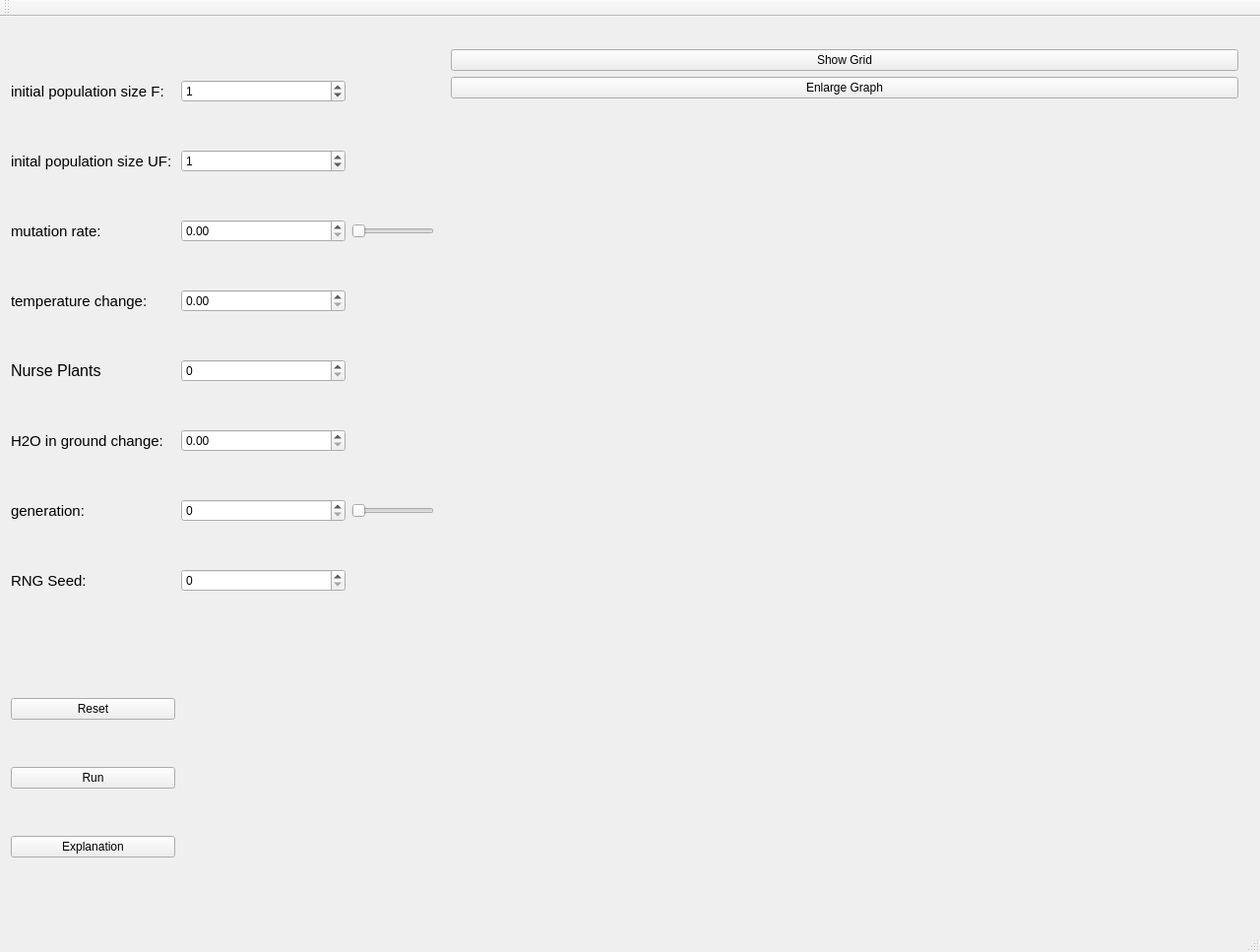
<?xml version="1.0" encoding="UTF-8"?>
<ui version="4.0">
 <class>MainWindow</class>
 <widget class="QMainWindow" name="MainWindow">
  <property name="geometry">
   <rect>
    <x>0</x>
    <y>0</y>
    <width>1280</width>
    <height>967</height>
   </rect>
  </property>
  <property name="windowTitle">
   <string>MainWindow</string>
  </property>
  <property name="windowOpacity">
   <double>1.000000000000000</double>
  </property>
  <widget class="QWidget" name="centralWidget">
   <layout class="QGridLayout" name="gridLayout_5">
    <item row="0" column="3">
     <widget class="QWidget" name="widget" native="true">
      <property name="sizePolicy">
       <sizepolicy hsizetype="Minimum" vsizetype="Preferred">
        <horstretch>0</horstretch>
        <verstretch>0</verstretch>
       </sizepolicy>
      </property>
      <layout class="QVBoxLayout" name="verticalLayout_3">
       <item>
        <widget class="QPushButton" name="pushButton_6">
         <property name="sizePolicy">
          <sizepolicy hsizetype="Minimum" vsizetype="Fixed">
           <horstretch>0</horstretch>
           <verstretch>0</verstretch>
          </sizepolicy>
         </property>
         <property name="minimumSize">
          <size>
           <width>800</width>
           <height>0</height>
          </size>
         </property>
         <property name="text">
          <string>Show Grid</string>
         </property>
        </widget>
       </item>
       <item>
        <widget class="QPushButton" name="pushButton_7">
         <property name="minimumSize">
          <size>
           <width>800</width>
           <height>0</height>
          </size>
         </property>
         <property name="text">
          <string>Enlarge Graph</string>
         </property>
        </widget>
       </item>
       <item>
        <layout class="QVBoxLayout" name="gridLayout">
         <item>
          <widget class="QLabel" name="label_5">
           <property name="sizePolicy">
            <sizepolicy hsizetype="Minimum" vsizetype="Minimum">
             <horstretch>0</horstretch>
             <verstretch>0</verstretch>
            </sizepolicy>
           </property>
           <property name="minimumSize">
            <size>
             <width>800</width>
             <height>400</height>
            </size>
           </property>
           <property name="text">
            <string/>
           </property>
          </widget>
         </item>
         <item>
          <widget class="QLabel" name="label_10">
           <property name="sizePolicy">
            <sizepolicy hsizetype="Minimum" vsizetype="Minimum">
             <horstretch>0</horstretch>
             <verstretch>0</verstretch>
            </sizepolicy>
           </property>
           <property name="minimumSize">
            <size>
             <width>800</width>
             <height>400</height>
            </size>
           </property>
           <property name="text">
            <string/>
           </property>
          </widget>
         </item>
        </layout>
       </item>
      </layout>
     </widget>
    </item>
    <item row="0" column="0">
     <layout class="QGridLayout" name="gridLayout_6">
      <item row="8" column="0">
       <spacer name="verticalSpacer">
        <property name="orientation">
         <enum>Qt::Vertical</enum>
        </property>
        <property name="sizeType">
         <enum>QSizePolicy::Maximum</enum>
        </property>
        <property name="sizeHint" stdset="0">
         <size>
          <width>20</width>
          <height>60</height>
         </size>
        </property>
       </spacer>
      </item>
      <item row="11" column="0">
       <widget class="QPushButton" name="pushButton_5">
        <property name="text">
         <string>Explanation</string>
        </property>
       </widget>
      </item>
      <item row="1" column="1">
       <widget class="QSpinBox" name="spinBox_2">
        <property name="maximum">
         <number>3600</number>
        </property>
        <property name="value">
         <number>1</number>
        </property>
       </widget>
      </item>
      <item row="0" column="0">
       <widget class="QLabel" name="label_6">
        <property name="font">
         <font>
          <pointsize>11</pointsize>
         </font>
        </property>
        <property name="text">
         <string>initial population size F:</string>
        </property>
       </widget>
      </item>
      <item row="0" column="1">
       <widget class="QSpinBox" name="spinBox">
        <property name="maximum">
         <number>1000</number>
        </property>
        <property name="value">
         <number>1</number>
        </property>
       </widget>
      </item>
      <item row="2" column="0">
       <widget class="QLabel" name="label_7">
        <property name="font">
         <font>
          <pointsize>11</pointsize>
         </font>
        </property>
        <property name="toolTip">
         <string comment="mutation rate" extracomment="mutation rate"/>
        </property>
        <property name="toolTipDuration">
         <number>1</number>
        </property>
        <property name="text">
         <string>mutation rate:</string>
        </property>
       </widget>
      </item>
      <item row="1" column="0">
       <widget class="QLabel" name="label_9">
        <property name="font">
         <font>
          <pointsize>11</pointsize>
         </font>
        </property>
        <property name="text">
         <string>inital population size UF:</string>
        </property>
       </widget>
      </item>
      <item row="2" column="2">
       <widget class="QSlider" name="horizontalSlider">
        <property name="sizePolicy">
         <sizepolicy hsizetype="Fixed" vsizetype="Fixed">
          <horstretch>0</horstretch>
          <verstretch>0</verstretch>
         </sizepolicy>
        </property>
        <property name="maximum">
         <number>100</number>
        </property>
        <property name="orientation">
         <enum>Qt::Horizontal</enum>
        </property>
       </widget>
      </item>
      <item row="3" column="0">
       <widget class="QLabel" name="label_8">
        <property name="font">
         <font>
          <pointsize>11</pointsize>
         </font>
        </property>
        <property name="text">
         <string>temperature change:</string>
        </property>
       </widget>
      </item>
      <item row="3" column="1">
       <widget class="QDoubleSpinBox" name="doubleSpinBox_7">
        <property name="font">
         <font>
          <pointsize>9</pointsize>
         </font>
        </property>
       </widget>
      </item>
      <item row="2" column="1">
       <widget class="QDoubleSpinBox" name="spinBoxMutation">
        <property name="maximum">
         <double>100.000000000000000</double>
        </property>
       </widget>
      </item>
      <item row="10" column="0">
       <widget class="QPushButton" name="pushButton_3">
        <property name="text">
         <string>Run</string>
        </property>
       </widget>
      </item>
      <item row="7" column="1">
       <widget class="QSpinBox" name="spinBox_4">
        <property name="maximum">
         <number>100000</number>
        </property>
       </widget>
      </item>
      <item row="6" column="1">
       <widget class="QSpinBox" name="spinBox_3">
        <property name="maximum">
         <number>100</number>
        </property>
       </widget>
      </item>
      <item row="4" column="0">
       <widget class="QLabel" name="label_12">
        <property name="font">
         <font>
          <pointsize>12</pointsize>
         </font>
        </property>
        <property name="text">
         <string>Nurse Plants</string>
        </property>
       </widget>
      </item>
      <item row="7" column="0">
       <widget class="QLabel" name="label_11">
        <property name="font">
         <font>
          <pointsize>11</pointsize>
         </font>
        </property>
        <property name="text">
         <string>RNG Seed:</string>
        </property>
       </widget>
      </item>
      <item row="6" column="0">
       <widget class="QLabel" name="label">
        <property name="font">
         <font>
          <pointsize>11</pointsize>
         </font>
        </property>
        <property name="text">
         <string>generation:</string>
        </property>
       </widget>
      </item>
      <item row="5" column="1">
       <widget class="QDoubleSpinBox" name="doubleSpinBox_5"/>
      </item>
      <item row="6" column="2">
       <widget class="QSlider" name="horizontalSlider_2">
        <property name="sizePolicy">
         <sizepolicy hsizetype="Fixed" vsizetype="Fixed">
          <horstretch>0</horstretch>
          <verstretch>0</verstretch>
         </sizepolicy>
        </property>
        <property name="maximum">
         <number>100</number>
        </property>
        <property name="orientation">
         <enum>Qt::Horizontal</enum>
        </property>
       </widget>
      </item>
      <item row="5" column="0">
       <widget class="QLabel" name="label_2">
        <property name="font">
         <font>
          <pointsize>11</pointsize>
         </font>
        </property>
        <property name="text">
         <string>H2O in ground change:</string>
        </property>
       </widget>
      </item>
      <item row="4" column="1">
       <widget class="QSpinBox" name="spinBox_5">
        <property name="maximum">
         <number>200</number>
        </property>
       </widget>
      </item>
      <item row="9" column="0">
       <widget class="QPushButton" name="pushButton">
        <property name="text">
         <string>Reset</string>
        </property>
       </widget>
      </item>
     </layout>
    </item>
   </layout>
  </widget>
  <widget class="QMenuBar" name="menuBar">
   <property name="geometry">
    <rect>
     <x>0</x>
     <y>0</y>
     <width>1280</width>
     <height>22</height>
    </rect>
   </property>
  </widget>
  <widget class="QToolBar" name="mainToolBar">
   <attribute name="toolBarArea">
    <enum>TopToolBarArea</enum>
   </attribute>
   <attribute name="toolBarBreak">
    <bool>false</bool>
   </attribute>
  </widget>
  <widget class="QStatusBar" name="statusBar"/>
 </widget>
 <layoutdefault spacing="6" margin="11"/>
 <resources/>
 <connections/>
</ui>
